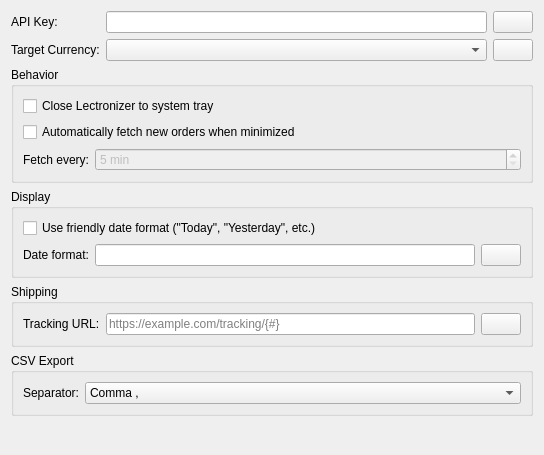
<?xml version="1.0" encoding="UTF-8"?>
<ui version="4.0">
 <class>GeneralSettingsPage</class>
 <widget class="QWidget" name="GeneralSettingsPage">
  <property name="geometry">
   <rect>
    <x>0</x>
    <y>0</y>
    <width>544</width>
    <height>455</height>
   </rect>
  </property>
  <layout class="QFormLayout" name="formLayout">
   <item row="0" column="0">
    <widget class="QLabel" name="apiKeyLabel">
     <property name="text">
      <string>API Key:</string>
     </property>
    </widget>
   </item>
   <item row="0" column="1">
    <layout class="QHBoxLayout" name="horizontalLayout">
     <item>
      <widget class="QLineEdit" name="apiKeyEdit"/>
     </item>
     <item>
      <widget class="QPushButton" name="apiKeyHelpButton">
       <property name="sizePolicy">
        <sizepolicy hsizetype="Fixed" vsizetype="Fixed">
         <horstretch>0</horstretch>
         <verstretch>0</verstretch>
        </sizepolicy>
       </property>
       <property name="toolTip">
        <string>You can find it in the &quot;API access&quot; tab in your store settings.</string>
       </property>
       <property name="text">
        <string/>
       </property>
       <property name="icon">
        <iconset resource="../../res.qrc">
         <normaloff>:/res/icons/information.png</normaloff>:/res/icons/information.png</iconset>
       </property>
      </widget>
     </item>
    </layout>
   </item>
   <item row="1" column="0">
    <widget class="QLabel" name="targetCurrencyLabel">
     <property name="text">
      <string>Target Currency:</string>
     </property>
    </widget>
   </item>
   <item row="1" column="1">
    <layout class="QHBoxLayout" name="horizontalLayout_2">
     <item>
      <widget class="QComboBox" name="targetCurrencyCombo"/>
     </item>
     <item>
      <widget class="QPushButton" name="targetCurrencyHelpButton">
       <property name="sizePolicy">
        <sizepolicy hsizetype="Fixed" vsizetype="Fixed">
         <horstretch>0</horstretch>
         <verstretch>0</verstretch>
        </sizepolicy>
       </property>
       <property name="toolTip">
        <string>If your Stripe is in a different currency than EUR, you can select it here. Otherwise select EUR.</string>
       </property>
       <property name="text">
        <string/>
       </property>
       <property name="icon">
        <iconset resource="../../res.qrc">
         <normaloff>:/res/icons/information.png</normaloff>:/res/icons/information.png</iconset>
       </property>
      </widget>
     </item>
    </layout>
   </item>
   <item row="2" column="0" colspan="2">
    <widget class="QGroupBox" name="behaviorGroupBox">
     <property name="title">
      <string>Behavior</string>
     </property>
     <layout class="QFormLayout" name="formLayout_2">
      <item row="0" column="0" colspan="2">
       <widget class="QCheckBox" name="closeToTrayCheckBox">
        <property name="text">
         <string>Close Lectronizer to system tray</string>
        </property>
       </widget>
      </item>
      <item row="1" column="0" colspan="2">
       <widget class="QCheckBox" name="autoFetchCheckBox">
        <property name="text">
         <string>Automatically fetch new orders when minimized</string>
        </property>
       </widget>
      </item>
      <item row="2" column="0">
       <widget class="QLabel" name="autoFetchIntervalLabel">
        <property name="text">
         <string>Fetch every:</string>
        </property>
       </widget>
      </item>
      <item row="2" column="1">
       <widget class="QSpinBox" name="autoFetchIntervalSpinBox">
        <property name="enabled">
         <bool>false</bool>
        </property>
        <property name="suffix">
         <string> min</string>
        </property>
        <property name="minimum">
         <number>5</number>
        </property>
        <property name="maximum">
         <number>1440</number>
        </property>
       </widget>
      </item>
     </layout>
    </widget>
   </item>
   <item row="4" column="0" colspan="2">
    <widget class="QGroupBox" name="shippingGroupBox">
     <property name="title">
      <string>Shipping</string>
     </property>
     <layout class="QFormLayout" name="formLayout_3">
      <item row="0" column="0">
       <widget class="QLabel" name="shippingTrackingUrlLabel">
        <property name="text">
         <string>Tracking URL:</string>
        </property>
       </widget>
      </item>
      <item row="0" column="1">
       <layout class="QHBoxLayout" name="horizontalLayout_3">
        <item>
         <widget class="QLineEdit" name="shippingTrackingUrlEdit">
          <property name="placeholderText">
           <string>https://example.com/tracking/{#}</string>
          </property>
         </widget>
        </item>
        <item>
         <widget class="QPushButton" name="shippingTrackingUrlHelpButton">
          <property name="sizePolicy">
           <sizepolicy hsizetype="Fixed" vsizetype="Fixed">
            <horstretch>0</horstretch>
            <verstretch>0</verstretch>
           </sizepolicy>
          </property>
          <property name="toolTip">
           <string>Use &quot;{#}&quot; to mark where the tracking ID should be inserted.</string>
          </property>
          <property name="text">
           <string/>
          </property>
          <property name="icon">
           <iconset resource="../../res.qrc">
            <normaloff>:/res/icons/information.png</normaloff>:/res/icons/information.png</iconset>
          </property>
         </widget>
        </item>
       </layout>
      </item>
     </layout>
    </widget>
   </item>
   <item row="3" column="0" colspan="2">
    <widget class="QGroupBox" name="displayGroupBox">
     <property name="title">
      <string>Display</string>
     </property>
     <layout class="QFormLayout" name="formLayout_5">
      <item row="0" column="0" colspan="2">
       <widget class="QCheckBox" name="friendlyDateCheckBox">
        <property name="text">
         <string>Use friendly date format (&quot;Today&quot;, &quot;Yesterday&quot;, etc.)</string>
        </property>
       </widget>
      </item>
      <item row="1" column="0">
       <widget class="QLabel" name="label">
        <property name="text">
         <string>Date format:</string>
        </property>
       </widget>
      </item>
      <item row="1" column="1">
       <layout class="QHBoxLayout" name="horizontalLayout_4">
        <item>
         <widget class="QLineEdit" name="dateFormatEdit"/>
        </item>
        <item>
         <widget class="QPushButton" name="dateFormatHelpButton">
          <property name="sizePolicy">
           <sizepolicy hsizetype="Fixed" vsizetype="Fixed">
            <horstretch>0</horstretch>
            <verstretch>0</verstretch>
           </sizepolicy>
          </property>
          <property name="text">
           <string/>
          </property>
          <property name="icon">
           <iconset resource="../../res.qrc">
            <normaloff>:/res/icons/world.png</normaloff>:/res/icons/world.png</iconset>
          </property>
         </widget>
        </item>
       </layout>
      </item>
     </layout>
    </widget>
   </item>
   <item row="5" column="0" colspan="2">
    <widget class="QGroupBox" name="csvExportGroupBox">
     <property name="title">
      <string>CSV Export</string>
     </property>
     <layout class="QFormLayout" name="formLayout_4">
      <item row="0" column="0">
       <widget class="QLabel" name="csvSeparatorLabel">
        <property name="text">
         <string>Separator:</string>
        </property>
       </widget>
      </item>
      <item row="0" column="1">
       <widget class="QComboBox" name="csvSeparatorComboBox">
        <item>
         <property name="text">
          <string>Comma ,</string>
         </property>
        </item>
        <item>
         <property name="text">
          <string>Semicolon ;</string>
         </property>
        </item>
        <item>
         <property name="text">
          <string>Tab \t</string>
         </property>
        </item>
       </widget>
      </item>
     </layout>
    </widget>
   </item>
  </layout>
 </widget>
 <resources>
  <include location="../../res.qrc"/>
 </resources>
 <connections/>
</ui>
